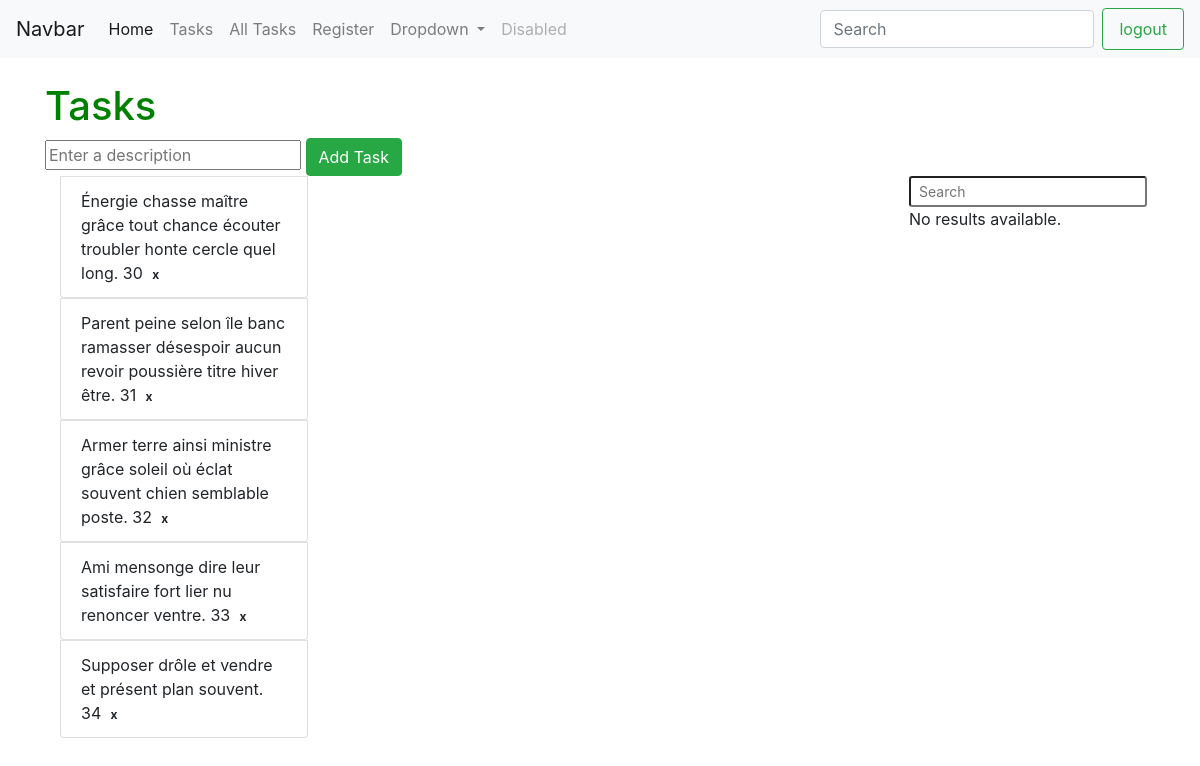
The page /tasks/ (signed in) on the database as committed earlier.
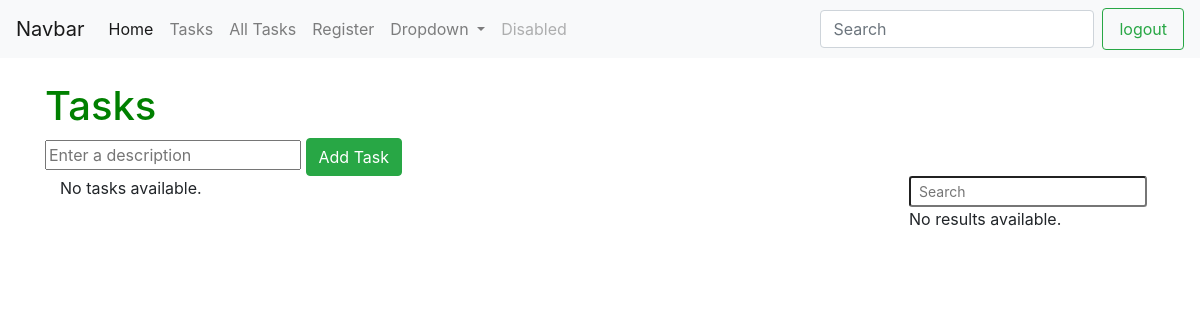
The same page on the database as committed later.
### firsttuto/models.py (models this page shows)
class UserTask(models.Model):
    user = models.ForeignKey(User, on_delete=models.CASCADE)
    task = models.ForeignKey(Task, on_delete=models.CASCADE)
    order = models.PositiveSmallIntegerField()
    class Meta:
        ordering = ['order']

class Task(models.Model):
    description = models.CharField(max_length=128)
    users = models.ManyToManyField(User, related_name='tasks', through='UserTask')

### firsttuto/views.py (the view)
# urls.py: path('tasks/', views.TasksList.as_view(), name='tasks'),
class TasksList(LoginRequiredMixin, ListView):
    login_url = '/login/'
    model = Task
    template_name = 'tasks/tasks.html'
    context_object_name = 'tasks'
    paginate_by = 5
    def get_queryset(self):
        return UserTask.objects.prefetch_related('task').filter(user=self.request.user)

### firsttuto/templates/tasks/tasks.html (shortened to what this page needs)
{% extends 'base.html' %}
{% block content %}
    <h1>Tasks</h1>
    <form hx-post="{% url 'add-task' %}" hx-target="#task-list">
        <input type="text" name="taskdescription" placeholder="Enter a description">
        <button type="submit" class="btn btn-success" value="Add">Add Task</button>
    </form>
    <div id="task-list" class="d-flex justify-content-between">
        {% include 'tasks/task-list.html' %}
    </div>
{% endblock %}

### firsttuto/templates/tasks/task-list.html (shortened to what this page needs)
<section class="col-6">
{% if tasks %}
    <form class="sortable list-group col-6" hx-post="{% url 'sort' %}" hx-trigger="end" hx-target="#task-list">
        {% for task in tasks %}
        <div>
            <li class="list-group-item justify-content-between">
                {{ task.task.description }}
                <span class="badge bg danger"
                style="cursor : pointer"
                hx-delete="{%url 'delete-user-task' task.pk%}"
                hx-target = "#task-list"
                hx-confirm="Are you sure you want to delete this task ?">x</span>
            </li>
        </div>
        {% endfor %}
    </form>
{% else %}
    <p>No tasks available.</p>
{% endif %}
</section>
<section>
    {% include 'tasks/search.html' %}
</section>

Rows that differ between the two databases and show on the page:
removed UserTask: task.description "Énergie chasse maître grâce tout chance écouter troubler honte cercle quel long. 30"
removed UserTask: task.description "Parent peine selon île banc ramasser désespoir aucun revoir poussière titre hiver être. 31"
removed UserTask: task.description "Armer terre ainsi ministre grâce soleil où éclat souvent chien semblable poste. 32"
removed UserTask: task.description "Ami mensonge dire leur satisfaire fort lier nu renoncer ventre. 33"
removed UserTask: task.description "Supposer drôle et vendre et présent plan souvent. 34"
Other text that changed with them:
text now shown: "No tasks available."
